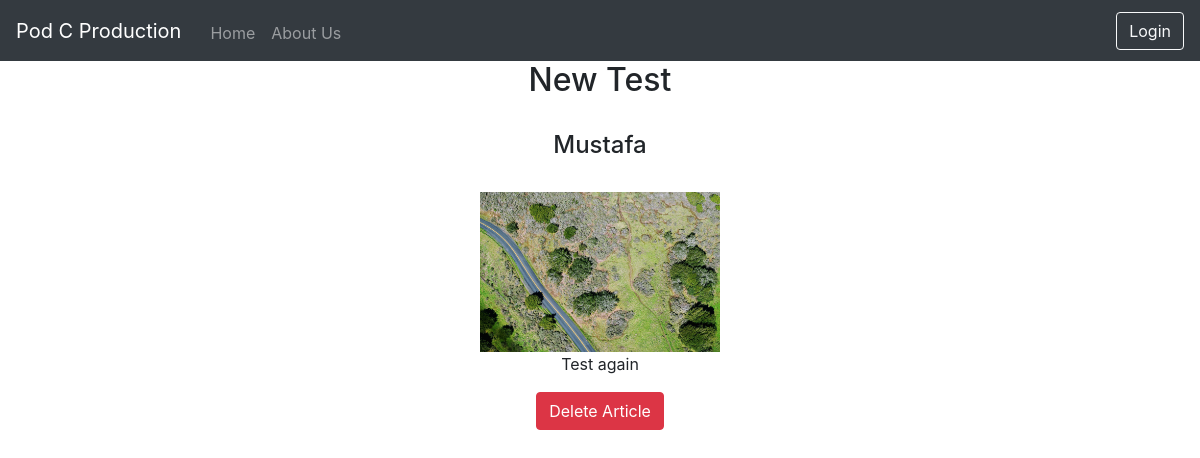
Before: /blog/article/12/ with the older database file.
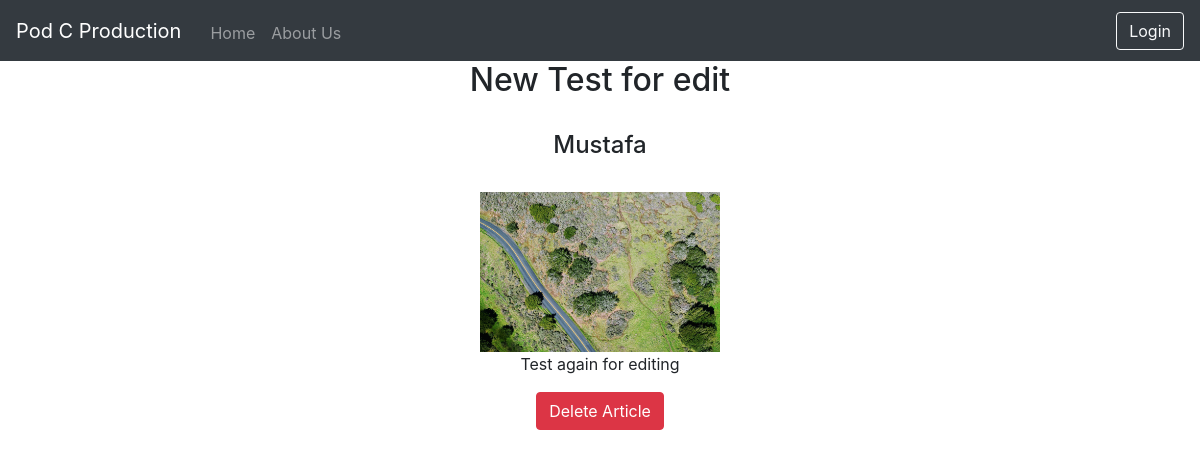
After: the same page with the newer database file.
### blog/models.py (models this page shows)
class Article(models.Model):
	pub_date = models.DateTimeField(default=datetime.now, blank=True)
	title = models.CharField(max_length=200)
	author = models.CharField(max_length=100)
	article_title = models.TextField()
	article_image = models.ImageField(upload_to='article_image', blank=True)

### blog/views.py (the view)
# urls.py: url(r'^article/(?P<article_id>\d+)/$', views.article, name='article'),
def article(request, article_id):
    article_detail = Article.objects.get(pk=article_id)
    template = loader.get_template('blog/article.html')
    context = {
        'article_detail': article_detail,
    }
    return HttpResponse(template.render(context, request))

### blog/templates/blog/article.html (shortened to what this page needs)
{% extends 'blog/base.html' %}
	{% block body %}
		<h2>{{article_detail.title}}</h2>
		<br>
		<h4>{{article_detail.author}}</h4>
		<br>
		{% if article_detail.article_image %}
			<img src="{{ article_detail.article_image.url }}" width="240">
		{% endif %}
		<p>{{article_detail.article_title}}</p>
		<form action="{% url 'deletearticle' article_detail.id %}" method="post">
			<button type="submit" id="delete-btn" class="btn btn-danger">Delete Article</button>
		</form>
	{% endblock %}

### blog/templates/blog/base.html (shortened to what this page needs)
<!DOCTYPE html>
<html>
	<head>
		<link rel="stylesheet" href="https://maxcdn.bootstrapcdn.com/bootstrap/4.0.0/css/bootstrap.min.css">
			{% load staticfiles %}
		<link rel="stylesheet" type="text/css" href="{% static 'blog/style.css' %}" />
	</head>
	<body>
		<header>
			<nav class="navbar navbar-expand-lg navbar-dark bg-dark">
			  <a class="navbar-brand" href="">Pod C Production</a>
			  <div class="collapse navbar-collapse" id="navbarSupportedContent">
			    <ul class="navbar-nav mr-auto">
			      <li class="nav-item">
			        <a class="nav-link" href="{% url 'index'%}">Home</a>
			      </li>
			      <li class="nav-item">
			        <a class="nav-link" href="{% url 'about'%}">About Us</a>
			      </li>
			    </ul>
			    {% if user.is_authenticated %}
			    	<button type="button" onclick="location.href = '{% url 'logout_user' %}';" class="btn btn-outline-light">Logout</button>
			    {% else %}
			    	<button type="button" onclick="location.href = '{% url 'login_user' %}';" class="btn btn-outline-light">Login</button>
			    {% endif %}
			  </div>
			</nav>
		</header>
		{% block body %}
		{% endblock %}
	</body>
</html>

### blog/static/blog/style.css (style rules this page uses)
body { background: white; text-align: center; }
ul { margin: 5px; }

Changed rows visible on the page:
changed Article "Mustafa": title "New Test" → "New Test for edit"; article_title "Test again" → "Test again for editing"
